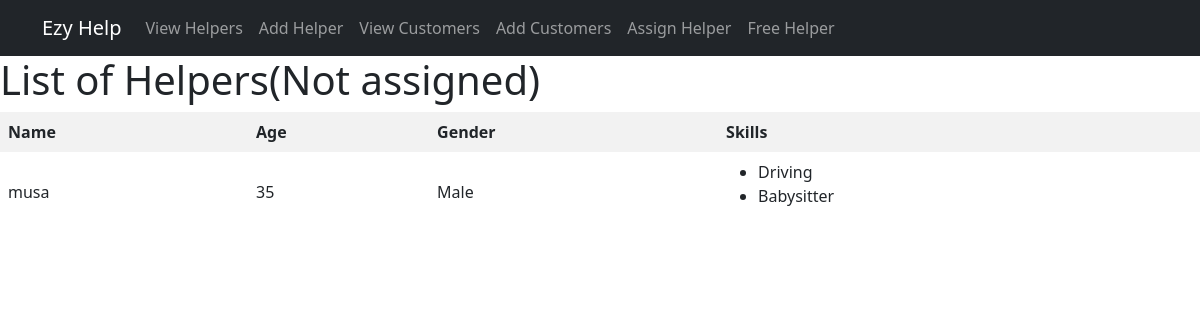
The page /free_helper on the database its author committed.
### app1/models.py (models this page shows, shortened)
class Helper(models.Model):
    name = models.CharField(max_length=100)
    gender = models.CharField(max_length=6,choices=GENDER_CHOICES)
    age = models.PositiveBigIntegerField()
    skills = models.ManyToManyField(Skill)
    assigned_customer = models.OneToOneField('Customer', related_name='helper_assignment', null=True, blank=True, on_delete=models.SET_NULL)

class Skill(models.Model):
    name = models.CharField(max_length=100)

### app1/views.py (the view)
# urls.py: path('free_helper',views.free_helper,name='free_helper')
def free_helper(request):
    free_helpers = Helper.objects.filter(assigned_customer__isnull = True)
    context ={'free_helpers':free_helpers}
    return render(request,'all_free_helper.html',context)

### app1/templates/all_free_helper.html (shortened to what this page needs)
<!DOCTYPE html>
<html lang="en">
<head>
        <link href="https://cdn.jsdelivr.net/npm/bootstrap@5.0.2/dist/css/bootstrap.min.css" rel="stylesheet">
</head>
<body>
 {% include "navbar.html" %}
    <h1>List of Helpers(Not assigned)</h1>
    <table>
        <thead>
            <tr>
                <th>Name</th>
                <th>Age</th>
                <th>Gender</th>
                <th>Skills</th>
            </tr>
        </thead>
        <tbody>
            {% for helper in free_helpers %}
            <tr>
                <td>{{ helper.name }}</td>
                <td>{{ helper.age }}</td>
                <td>{{ helper.gender }}</td>
                <td>
                    <ul>
                        {% for skill in helper.skills.all %}
                        <li>{{ skill.name }}</li>
                        {% endfor %}
                    </ul>
                </td>
            </tr>
            {% endfor %}
        </tbody>
    </table>
</body>
</html>

### app1/templates/all_free_helper.html (style rules this page uses)
table { width: 100%; border-collapse: collapse; }
th, td { border: 1px solid black; padding: 8px; text-align: left; }
th { background-color: #f2f2f2; }

### rows shown on the page
Helper: name "musa", age "35", gender "Male"
Skill: name "Driving"
Skill: name "Babysitter"
